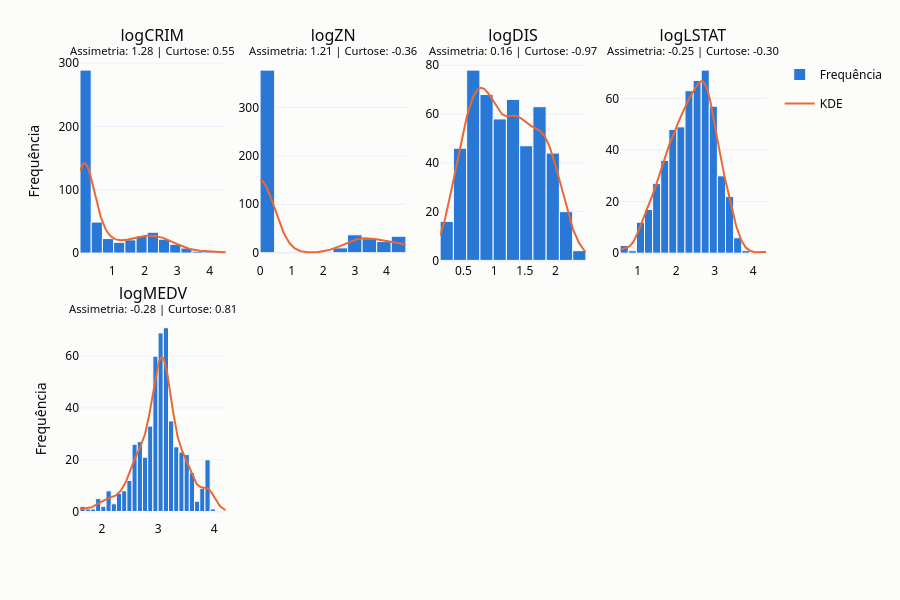

The code cell stored with this chart in its notebook:
### Code cell
novas_variaveis_hist = ["logCRIM", "logZN", "logDIS", "logLSTAT", "logMEDV"]

gerar_subplot_hist(
    variaveis=novas_variaveis_hist,
    size=(15, 8),
    name='hist_variaveis_transformadas'
)

### Figure 1 — Plotly figure (JSON) as saved in the notebook; plotly's stock layout.template omitted (floating-point values rounded to 4 significant figures; data arrays with more than 128 entries replaced by an {"elided": "..."} marker saying what was removed)
{"data": [{"hovertemplate": "logCRIM: %{x}<br>Frequência: %{y}<extra></extra>", "legendgroup": "Frequência", "marker": {"color": "#2a78d6", "line": {"color": "#fcfcfb", "width": 1}}, "name": "Frequência", "showlegend": true, "type": "histogram", "x": {"elided": "511 float values"}, "xaxis": "x", "xbins": {"end": 4.5, "size": 0.3456, "start": 0.0063}, "yaxis": "y"}, {"hovertemplate": "KDE<br>logCRIM = %{x:.3f}<br>frequência esperada = %{y:.1f}<extra></extra>", "legendgroup": "KDE", "line": {"color": "#eb6834", "width": 2}, "mode": "lines", "name": "KDE", "showlegend": true, "type": "scatter", "x": {"elided": "200 float values"}, "xaxis": "x", "y": {"elided": "200 float values"}, "yaxis": "y"}, {"hovertemplate": "logZN: %{x}<br>Frequência: %{y}<extra></extra>", "legendgroup": "Frequência", "marker": {"color": "#2a78d6", "line": {"color": "#fcfcfb", "width": 1}}, "name": "Frequência", "showlegend": false, "type": "histogram", "x": {"elided": "511 float values"}, "xaxis": "x2", "xbins": {"end": 4.615, "size": 0.4615, "start": 0.0}, "yaxis": "y2"}, {"hovertemplate": "KDE<br>logZN = %{x:.3f}<br>frequência esperada = %{y:.1f}<extra></extra>", "legendgroup": "KDE", "line": {"color": "#eb6834", "width": 2}, "mode": "lines", "name": "KDE", "showlegend": false, "type": "scatter", "x": {"elided": "200 float values"}, "xaxis": "x2", "y": {"elided": "200 float values"}, "yaxis": "y2"}, {"hovertemplate": "logDIS: %{x}<br>Frequência: %{y}<extra></extra>", "legendgroup": "Frequência", "marker": {"color": "#2a78d6", "line": {"color": "#fcfcfb", "width": 1}}, "name": "Frequência", "showlegend": false, "type": "histogram", "x": {"elided": "511 float values"}, "xaxis": "x3", "xbins": {"end": 2.495, "size": 0.2158, "start": 0.1219}, "yaxis": "y3"}, {"hovertemplate": "KDE<br>logDIS = %{x:.3f}<br>frequência esperada = %{y:.1f}<extra></extra>", "legendgroup": "KDE", "line": {"color": "#eb6834", "width": 2}, "mode": "lines", "name": "KDE", "showlegend": false, "type": "scatter", "x": {"elided": "200 float values"}, "xaxis": "x3", "y": {"elided": "200 float values"}, "yaxis": "y3"}, {"hovertemplate": "logLSTAT: %{x}<br>Frequência: %{y}<extra></extra>", "legendgroup": "Frequência", "marker": {"color": "#2a78d6", "line": {"color": "#fcfcfb", "width": 1}}, "name": "Frequência", "showlegend": false, "type": "histogram", "x": {"elided": "511 float values"}, "xaxis": "x4", "xbins": {"end": 4.331, "size": 0.2101, "start": 0.5481}, "yaxis": "y4"}, {"hovertemplate": "KDE<br>logLSTAT = %{x:.3f}<br>frequência esperada = %{y:.1f}<extra></extra>", "legendgroup": "KDE", "line": {"color": "#eb6834", "width": 2}, "mode": "lines", "name": "KDE", "showlegend": false, "type": "scatter", "x": {"elided": "200 float values"}, "xaxis": "x4", "y": {"elided": "200 float values"}, "yaxis": "y4"}, {"hovertemplate": "logMEDV: %{x}<br>Frequência: %{y}<extra></extra>", "legendgroup": "Frequência", "marker": {"color": "#2a78d6", "line": {"color": "#fcfcfb", "width": 1}}, "name": "Frequência", "showlegend": false, "type": "histogram", "x": {"elided": "511 float values"}, "xaxis": "x5", "xbins": {"end": 4.205, "size": 0.09269, "start": 1.609}, "yaxis": "y5"}, {"hovertemplate": "KDE<br>logMEDV = %{x:.3f}<br>frequência esperada = %{y:.1f}<extra></extra>", "legendgroup": "KDE", "line": {"color": "#eb6834", "width": 2}, "mode": "lines", "name": "KDE", "showlegend": false, "type": "scatter", "x": {"elided": "200 float values"}, "xaxis": "x5", "y": {"elided": "200 float values"}, "yaxis": "y5"}], "layout": {"annotations": [{"font": {"size": 16}, "showarrow": false, "text": "logCRIM<br><sup>Assimetria: 1.28 | Curtose: 0.55</sup>", "x": 0.1062, "xanchor": "center", "xref": "paper", "y": 1.0, "yanchor": "bottom", "yref": "paper"}, {"font": {"size": 16}, "showarrow": false, "text": "logZN<br><sup>Assimetria: 1.21 | Curtose: -0.36</sup>", "x": 0.3688, "xanchor": "center", "xref": "paper", "y": 1.0, "yanchor": "bottom", "yref": "paper"}, {"font": {"size": 16}, "showarrow": false, "text": "logDIS<br><sup>Assimetria: 0.16 | Curtose: -0.97</sup>", "x": 0.6313, "xanchor": "center", "xref": "paper", "y": 1.0, "yanchor": "bottom", "yref": "paper"}, {"font": {"size": 16}, "showarrow": false, "text": "logLSTAT<br><sup>Assimetria: -0.25 | Curtose: -0.30</sup>", "x": 0.8938, "xanchor": "center", "xref": "paper", "y": 1.0, "yanchor": "bottom", "yref": "paper"}, {"font": {"size": 16}, "showarrow": false, "text": "logMEDV<br><sup>Assimetria: -0.28 | Curtose: 0.81</sup>", "x": 0.1062, "xanchor": "center", "xref": "paper", "y": 0.44, "yanchor": "bottom", "yref": "paper"}], "height": 600, "margin": {"t": 60}, "title": {}, "xaxis": {"anchor": "y", "domain": [0.0, 0.2125]}, "xaxis2": {"anchor": "y2", "domain": [0.2625, 0.475]}, "xaxis3": {"anchor": "y3", "domain": [0.525, 0.7375]}, "xaxis4": {"anchor": "y4", "domain": [0.7875, 1.0]}, "xaxis5": {"anchor": "y5", "domain": [0.0, 0.2125]}, "xaxis6": {"anchor": "y6", "domain": [0.2625, 0.475]}, "xaxis7": {"anchor": "y7", "domain": [0.525, 0.7375]}, "xaxis8": {"anchor": "y8", "domain": [0.7875, 1.0]}, "yaxis": {"anchor": "x", "domain": [0.56, 1.0], "title": {"text": "Frequência"}}, "yaxis2": {"anchor": "x2", "domain": [0.56, 1.0]}, "yaxis3": {"anchor": "x3", "domain": [0.56, 1.0]}, "yaxis4": {"anchor": "x4", "domain": [0.56, 1.0]}, "yaxis5": {"anchor": "x5", "domain": [0.0, 0.44], "title": {"text": "Frequência"}}, "yaxis6": {"anchor": "x6", "domain": [0.0, 0.44]}, "yaxis7": {"anchor": "x7", "domain": [0.0, 0.44]}, "yaxis8": {"anchor": "x8", "domain": [0.0, 0.44]}}}
